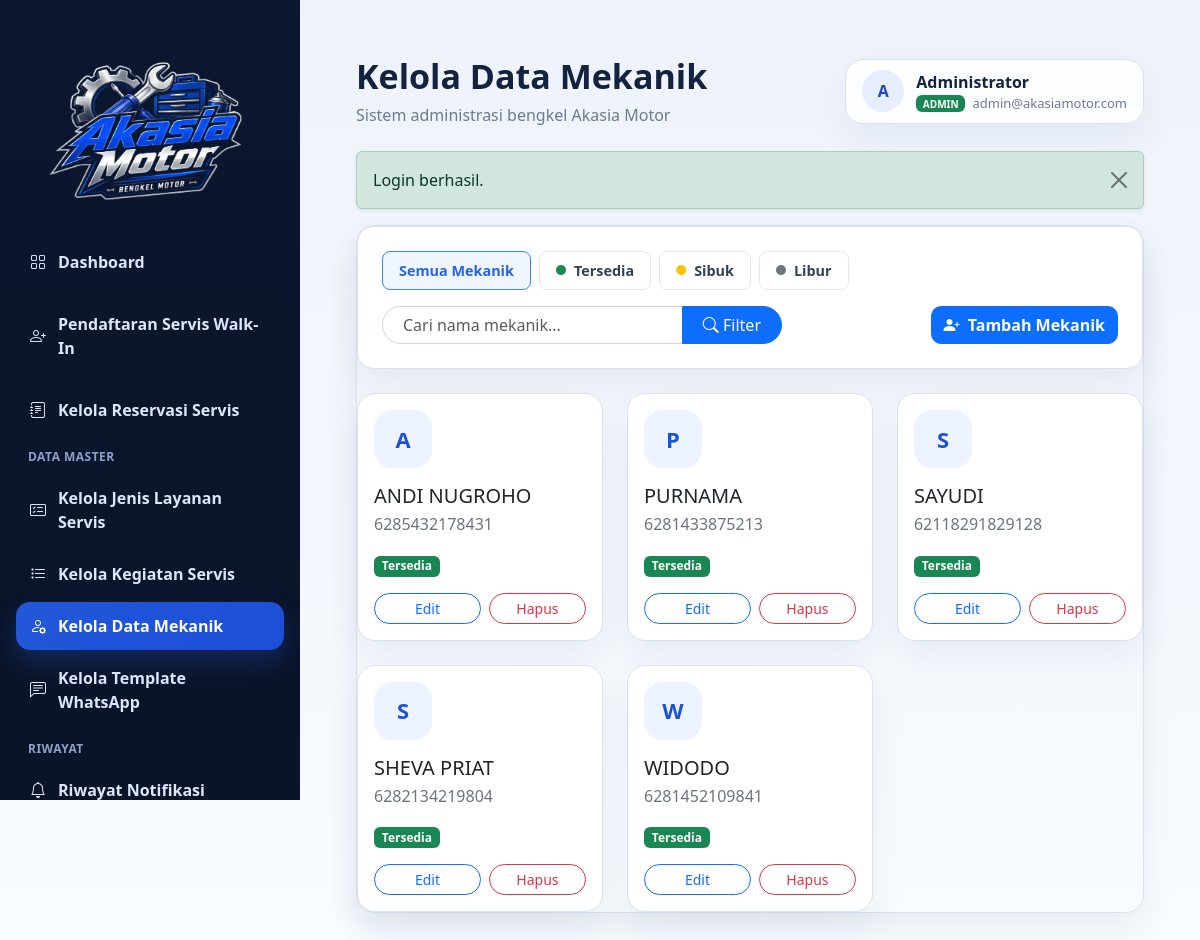
Page /akasia_admin/index.php?page=mekanik (signed in) on the committed database.
### tables this page shows
CREATE TABLE `mekanik` (
  `id` int(11) NOT NULL,
  `nama` varchar(100) NOT NULL,
  `no_hp` varchar(20) DEFAULT NULL,
  `status` enum('tersedia','sibuk','libur') NOT NULL DEFAULT 'tersedia',
  `foto` varchar(255) DEFAULT NULL,
  `created_at` timestamp NOT NULL DEFAULT current_timestamp()
);

### akasia_admin/index.php (called while the page is built, shortened)
<?php
require __DIR__ . '/includes/functions.php';
$page = $_GET['page'] ?? 'dashboard';
$pageFile = __DIR__ . '/pages/' . $page . '.php';
require __DIR__ . '/layout/header.php';
require __DIR__ . '/layout/sidebar.php';
require $pageFile;
require __DIR__ . '/layout/footer.php';

### akasia_admin/includes/functions.php (called while the page is built, shortened)
<?php
function getMekanikBadgeClass(string $status): string
{
    return match ($status) {
        'sibuk' => 'text-bg-warning',
        'libur' => 'text-bg-secondary',
        default => 'text-bg-success',
    };
}

### akasia_admin/pages/mekanik.php (the view, shortened to what this page needs)
<?php
$search = trim($_GET['q'] ?? '');
$filterStatus = trim($_GET['status'] ?? '');
$whereSql = "WHERE 1=1";
$params = [];
$mekanikStmt = $pdo->prepare("SELECT id, nama, no_hp, status FROM mekanik $whereSql ORDER BY nama ASC");
$mekanikStmt->execute($params);
$mekanikList = $mekanikStmt->fetchAll();
?>
<div class="card border-0 shadow-sm bg-transparent shadow-none">
    <div class="card-body p-0">
        <div class="card mb-4 shadow-sm border-0" style="border-radius: 16px; background-color: #ffffff;">
            <div class="card-body p-4">
                <div class="d-flex flex-column gap-3">
                    <div class="d-flex flex-wrap gap-2">
                        <a href="index.php?page=mekanik" class="stage-chip <?= empty($filterStatus) ? 'active' : '' ?>">Semua Mekanik</a>
                        <a href="index.php?page=mekanik&status=tersedia" class="stage-chip <?= $filterStatus === 'tersedia' ? 'active' : '' ?>"><i class="bi bi-circle-fill text-success" style="font-size:10px;"></i> Tersedia</a>
                        <a href="index.php?page=mekanik&status=sibuk" class="stage-chip <?= $filterStatus === 'sibuk' ? 'active' : '' ?>"><i class="bi bi-circle-fill text-warning" style="font-size:10px;"></i> Sibuk</a>
                        <a href="index.php?page=mekanik&status=libur" class="stage-chip <?= $filterStatus === 'libur' ? 'active' : '' ?>"><i class="bi bi-circle-fill text-secondary" style="font-size:10px;"></i> Libur</a>
                    </div>
                    <div class="d-flex justify-content-between align-items-center flex-wrap gap-3">
                        <form method="get" action="index.php" class="d-flex align-items-center" style="width: 100%; max-width: 400px;">
                            <div class="input-group">
                                <input type="text" name="q" value="<?= htmlspecialchars($search) ?>" class="form-control" placeholder="Cari nama mekanik..." style="border-radius: 20px 0 0 20px; padding-left: 20px; border-color: #cbd5e1;">
                                <button type="submit" class="btn btn-primary" style="border-radius: 0 20px 20px 0; padding-right: 20px; padding-left: 20px;">
                                    <i class="bi bi-search"></i> Filter
                                </button>
                            </div>
                        </form>
                        <div>
                            <a href="index.php?page=mekanik&form=tambah" class="btn btn-primary" style="border-radius: 10px; font-weight: 600;">
                                <i class="bi bi-person-plus-fill me-1"></i> Tambah Mekanik
                            </a>
                        </div>
                    </div>
                </div>
            </div>
        </div>
        <div class="row g-4">
            <?php foreach ($mekanikList as $mekanik): ?>
                <div class="col-12 col-md-6 col-xl-4">
                    <div class="card mechanic-card border h-100">
                        <div class="card-body d-flex flex-column">
                            <div class="mechanic-avatar"><?= strtoupper(substr($mekanik['nama'], 0, 1)) ?></div>
                            <h5 class="mb-1"><?= htmlspecialchars($mekanik['nama']) ?></h5>
                            <div class="text-secondary mb-3"><?= htmlspecialchars($mekanik['no_hp'] ?: '-') ?></div>
                            <div class="mb-3">
                                <span class="badge <?= getMekanikBadgeClass($mekanik['status']) ?>"><?= htmlspecialchars(ucfirst($mekanik['status'])) ?></span>
                            </div>
                            <div class="d-flex gap-2 mt-auto">
                                <a href="index.php?page=mekanik&edit=<?= (int) $mekanik['id'] ?>" class="btn btn-outline-primary btn-sm w-100">Edit</a>
                                <form method="post" action="index.php?page=mekanik" class="w-100">
                                    <button type="submit" class="btn btn-outline-danger btn-sm w-100" onclick="return confirm('Hapus data mekanik ini?');">Hapus</button>
                                </form>
                            </div>
                        </div>
                    </div>
                </div>
            <?php endforeach; ?>
        </div>
    </div>
</div>

### akasia_admin/assets/css/style.css (style rules this page uses)
:root { --sidebar-bg: #0b1730; --sidebar-soft: #11244a; --sidebar-active: #2258d8; --sidebar-text: #dbe7ff; --body-bg: #f4f7fb; --surface: #ffffff; --border: #d9e2f1; --title: #13233f; --muted: #6c7a92; --success-soft: #e9fbf0; --warning-soft: #fff5de; --danger-soft: #fff0ef; --status-1-bg: #e3f2fd; --status-1-text: #1565c0; --status-2-bg: #e8f5e9; --status-2-text: #2e7d32; --status-3-bg: #fff3e0; --status-3-text: #ef6c00; --status-4-bg: #fce4ec; --status-4-text: #c2185b; --status-5-bg: #f3e5f5; --status-5-text: #7b1fa2; --status-6-bg: #e0f2f1; --status-6-text: #00695c; }
* { box-sizing: border-box; }
body { margin: 0; font-family: "Segoe UI", Tahoma, Geneva, Verdana, sans-serif; background: linear-gradient(180deg, #eef3fb 0%, #f8fbff 100%); color: var(--title); overflow-x: hidden; }
.avatar-circle, .mechanic-avatar { display: grid; place-items: center; font-weight: 800; }
.card, .topbar-user, .form-control, .form-select, .btn, .modal-content { border-radius: 18px; }
.card { border: 1px solid var(--border) !important; box-shadow: 0 16px 34px rgba(16, 37, 74, 0.06) !important; }
.stage-chip { display: inline-flex; align-items: center; gap: 8px; padding: 8px 16px; border-radius: 8px; border: 1px solid #e2e8f0; background: #fff; color: #334155; text-decoration: none; font-weight: 600; font-size: 0.9rem; transition: all 0.2s ease; }
.stage-chip.active { background-color: #eff6ff; border-color: #3b82f6; color: #2563eb; }
.mechanic-card { overflow: hidden; }
.mechanic-avatar { width: 58px; height: 58px; border-radius: 18px; background: #edf4ff; color: #1b52d8; font-size: 22px; margin-bottom: 16px; }

### rows in the picture
mekanik: nama "A", nama "ANDI NUGROHO", no_hp "6285432178431", status "Tersedia"
mekanik: nama "P", nama "PURNAMA", no_hp "6281433875213", status "Tersedia"
mekanik: nama "S", nama "SAYUDI", no_hp "62118291829128", status "Tersedia"
mekanik: nama "S", nama "SHEVA PRIAT", no_hp "6282134219804", status "Tersedia"
mekanik: nama "W", nama "WIDODO", no_hp "6281452109841", status "Tersedia"

### other values in the picture
$pageTitle "Kelola Data Mekanik"
substr($adminUser['nama'] ?? 'U', 0, 1) "A"
$adminUser['nama'] "Administrator"
$userRole "ADMIN"
$adminUser['email'] "admin@akasiamotor.com"
$flash['message'] "Login berhasil."
